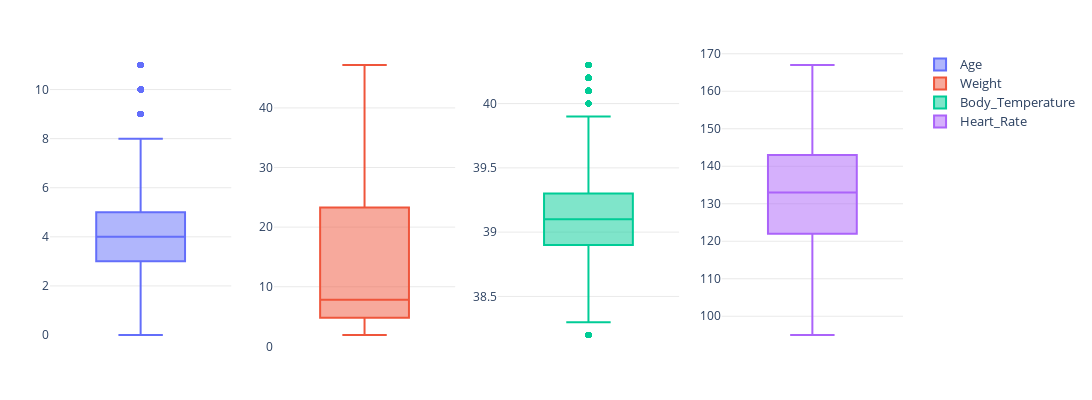

The notebook cell saved with this chart:
### Code cell
# Detectar outliers
num_cols = ['Age', 'Weight', 'Body_Temperature', 'Heart_Rate']
colors = px.colors.qualitative.Plotly

fig = make_subplots(rows=1, cols=4)

for i, col in enumerate(num_cols):
    fig.add_trace(
        go.Box(
            y=df_augmented[col],
            marker_color=colors[i % len(colors)],
            showlegend=True,
            name=f"<span style='font-size:13px'>{col}</span>"
        ),
        row=1, col=i+1
    )

fig = boxplot_style(fig, n_cols=4)
fig.show()

### Figure 1 — Plotly figure (JSON) as saved in the notebook; plotly's stock layout.template omitted (floating-point values rounded to 4 significant figures; data arrays with more than 128 entries replaced by an {"elided": "..."} marker saying what was removed)
{"data": [{"marker": {"color": "#636EFA"}, "name": "<span style='font-size:13px'>Age</span>", "showlegend": true, "type": "box", "xaxis": "x", "y": {"elided": "44100 int values"}, "yaxis": "y"}, {"marker": {"color": "#EF553B"}, "name": "<span style='font-size:13px'>Weight</span>", "showlegend": true, "type": "box", "xaxis": "x2", "y": {"elided": "44100 float values"}, "yaxis": "y2"}, {"marker": {"color": "#00CC96"}, "name": "<span style='font-size:13px'>Body_Temperature</span>", "showlegend": true, "type": "box", "xaxis": "x3", "y": {"elided": "44100 float values"}, "yaxis": "y3"}, {"marker": {"color": "#AB63FA"}, "name": "<span style='font-size:13px'>Heart_Rate</span>", "showlegend": true, "type": "box", "xaxis": "x4", "y": {"elided": "44100 int values"}, "yaxis": "y4"}], "layout": {"height": 400, "margin": {"b": 50, "l": 50, "r": 50, "t": 50}, "paper_bgcolor": "rgba(0,0,0,0)", "plot_bgcolor": "rgba(0,0,0,0)", "title": {"x": 0.5}, "width": 1125, "xaxis": {"anchor": "y", "domain": [0, 0.2125], "showticklabels": false}, "xaxis2": {"anchor": "y2", "domain": [0.2625, 0.475], "showticklabels": false}, "xaxis3": {"anchor": "y3", "domain": [0.525, 0.7375], "showticklabels": false}, "xaxis4": {"anchor": "y4", "domain": [0.7875, 1], "showticklabels": false}, "yaxis": {"anchor": "x", "domain": [0, 1], "gridcolor": "lightgrey", "gridwidth": 0.5, "showgrid": true, "showticklabels": true}, "yaxis2": {"anchor": "x2", "domain": [0, 1], "gridcolor": "lightgrey", "gridwidth": 0.5, "showgrid": true, "showticklabels": true}, "yaxis3": {"anchor": "x3", "domain": [0, 1], "gridcolor": "lightgrey", "gridwidth": 0.5, "showgrid": true, "showticklabels": true}, "yaxis4": {"anchor": "x4", "domain": [0, 1], "gridcolor": "lightgrey", "gridwidth": 0.5, "showgrid": true, "showticklabels": true}}}
